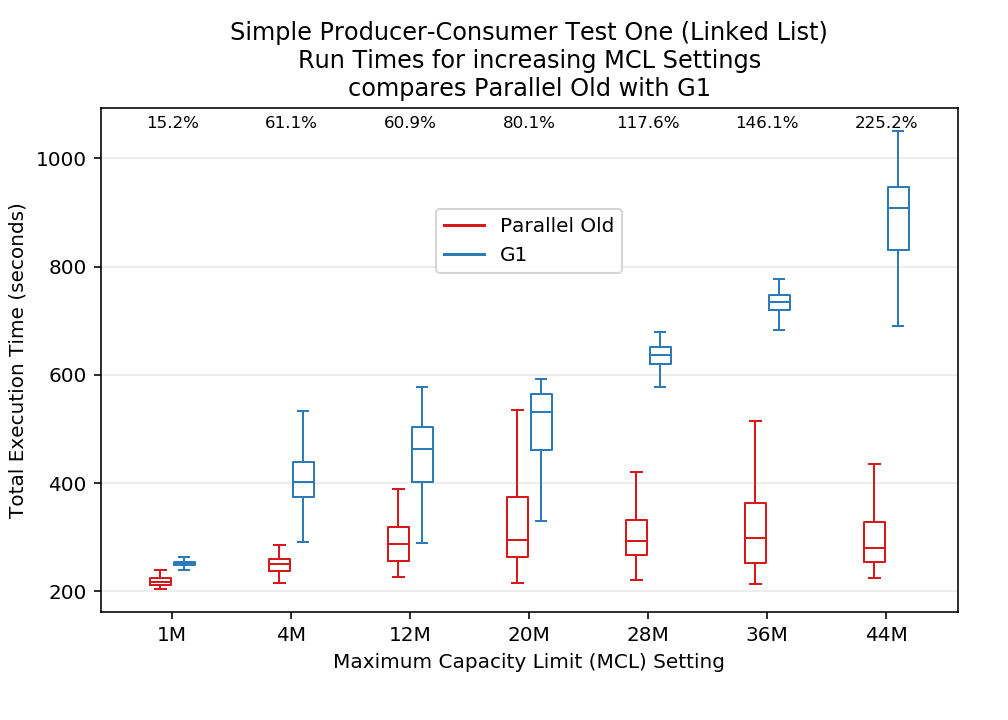

Python code for this plot:
import matplotlib
matplotlib.use('Agg')

import json
import pandas as pd
import matplotlib.pyplot as plt
import pylab
import numpy as np

#
# generates boxplot for "Breaking Java Badly" article series
#
#		- part two figure one
#		- contrasts PC Test One (LL) G1 and PO (Parallel Old) data sets
#
# some code fragments taken from matplotlib example boxplot code
#

def set_box_color(bp, color):
    plt.setp(bp['boxes'], color=color)
    plt.setp(bp['whiskers'], color=color)
    plt.setp(bp['caps'], color=color)
    plt.setp(bp['medians'], color=color)

def build_median_arr(bp):
	num_boxes = len(bp['medians'])
	median_arr = np.empty(num_boxes)
	for i in range(num_boxes):
	#	print(i+1, len(bp['fliers'][i]._y), bp['fliers'][i]._y)
		med = bp['medians'][i]
		median_x = []
		median_y = []
		for j in range(2):
			median_x.append(med.get_xdata()[j])
			median_y.append(med.get_ydata()[j])
		median_arr[i] = median_y[0]
	return median_arr

def label_point(x, y, val, ax):
	a = pd.concat({'x': x, 'y': y, 'val': val}, axis=1)
	for i, point in a.iterrows():
		ax.text(point['x'], point['y'], str(point['val']))

# Producer-Consumer Test One - LL, PO
with open('r4_LL_PO.json', 'r') as myfile:
    ds1 =myfile.read()

ds1_obj = json.loads(ds1)

# Producer-Consumer Test One - LL, G1
with open('r5_LL_G1.json', 'r') as myfile:
    ds2 =myfile.read()

ds2_obj = json.loads(ds2)

fig,ax = pylab.subplots(figsize=(7, 5))
fig.subplots_adjust(left=0.1, right=0.95, top=0.85, bottom=0.15)

# Creating plot
# bp = ax.boxplot(ds1_obj, positions=np.array(range(len(ds1_obj)))*1.0)
bp1 = ax.boxplot(ds1_obj,
					positions=np.array(range(len(ds1_obj)))*1.0 - 0.1,
					widths=0.175,
					sym='')
bp2 = ax.boxplot(ds2_obj,
					positions=np.array(range(len(ds2_obj)))*1.0 + 0.1,
					widths=0.175,
					sym='')

set_box_color(bp1, '#D7191C') # colors are from http://colorbrewer2.org/
set_box_color(bp2, '#2C7BB6')
ax.set_xticklabels(["1M", "4M", "12M",
						"20M", "28M", "36M", "44M"])

print(plt.xlim())

ax.yaxis.grid(True, linestyle='-', which='major', color='lightgrey',
               alpha=0.5)
ax.set(
    axisbelow=True,  # Hide the grid behind plot objects
    title=('Simple Producer-Consumer Test One (Linked List)\n'
    			'Run Times for increasing MCL Settings\n'
    			'compares Parallel Old with G1'),
    xlabel='Maximum Capacity Limit (MCL) Setting',
    ylabel='Total Execution Time (seconds)',
)

# build and display change in group median as percentage across top of plot

median1_arr = build_median_arr(bp1)
median2_arr = build_median_arr(bp2)

diff_arr = np.subtract(median2_arr, median1_arr)
per_arr = np.divide(diff_arr, median1_arr)
num_boxes = len(median1_arr)
plt.xticks(range(num_boxes))

print(median1_arr)
print(median2_arr)
print(diff_arr)
print(per_arr)

if (True):
	#pos = np.arange(num_boxes) + 1
	pos = np.array(range(num_boxes))*1.0
	upper_labels = [ str(round(s * 100.0, 1)) + '%' for s in per_arr ]
	for tick, label in zip(range(num_boxes), ax.get_xticklabels()):
		ax.text(pos[tick], 0.96, upper_labels[tick],
			transform=ax.get_xaxis_transform(),
			horizontalalignment='center', size='small')

# generate legend

plt.plot([], c='#D7191C', label='Parallel Old')
plt.plot([], c='#2C7BB6', label='G1')

plt.legend(loc="upper center",bbox_to_anchor=(0.5, 0.82))

plt.show()

plt.savefig('p2_f1.png', format='png', dpi=144)